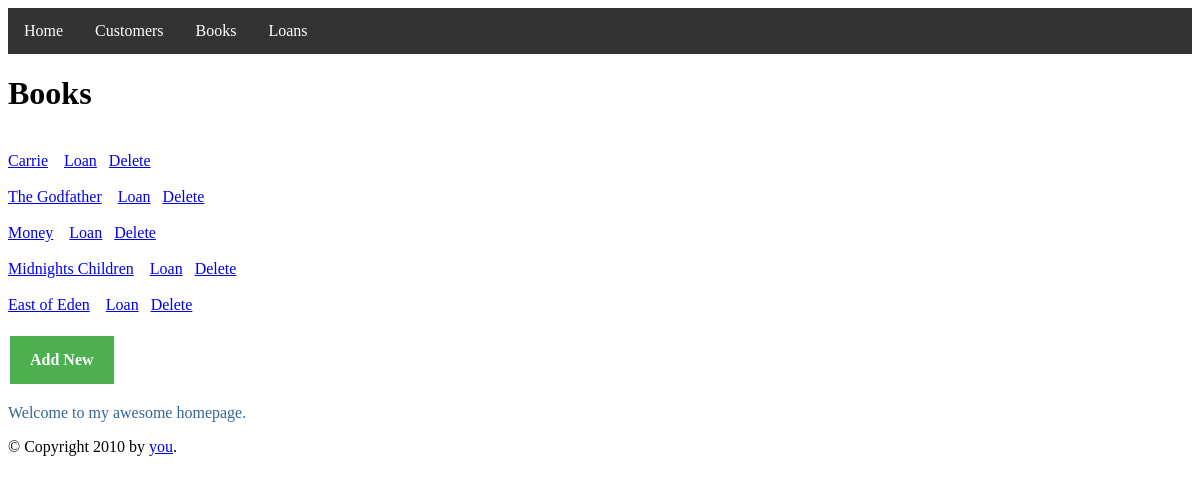
The page /books/all/1 on the database its author committed.
### tables this page shows
CREATE TABLE Books (BookID INTEGER PRIMARY KEY, bookName text, Author text, Published int, Type int);

### books.py (the view)
@books.route('/all/<id>')
@books.route('/all')
def b_all(id=-1, msg=""):
    books=execute_sql("select * from Books")
    context={
        "books":books,
        "msg":msg,
        "id":id
    }
    return render_template('books.html', context=context)

### DAL.py (called while the page is built)
def execute_sql(sql):
    return cur.execute(sql).fetchall()

### templates/books.html (shortened to what this page needs)
{% extends "layout.html" %}
{% block head %}
  {{ super() }}
{% endblock %}
{% block content %}
  <h1>Books</h1>
<h1>{{context.msg}}</h1><br>
  {% for n in context.books %}
  <a href="/books/single/{{n[0]}}" >{{n[1]}}</a> &nbsp;&nbsp;
  <a href="/loans/{{context.id}}/{{n[0]}}/addLoan" >Loan</a>&nbsp;&nbsp;
  <a href="/books/del/{{n[0]}}" >Delete</a>&nbsp;&nbsp;<br><br>
  {% endfor %}
  <strong><a href="/books/add" class="button">Add New</a></strong>
  <p class="important">
    Welcome to my awesome homepage.
{% endblock %}

### static/style.css (style rules this page uses)
.button { border: none; color: white; padding: 15px 20px; text-align: center; text-decoration: none; display: inline-block; font-size: 16px; margin: 4px 2px; background-color: #4CAF50; cursor: pointer; }

### templates/books.html (style rules this page uses)
.important { color: #336699; }

### rows shown on the page
Books: bookName "Carrie"
Books: bookName "The Godfather"
Books: bookName "Money"
Books: bookName "Midnights Children"
Books: bookName "East of Eden"
